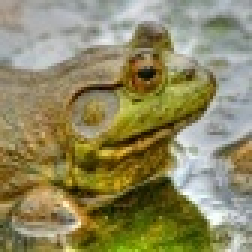
%> input picture n01641577_247.JPEG, 84 x 84 px (shown 3 times larger)
$ octave Compressed_sensing_example_IHT.m   (GNU Octave 9; MATLAB toolbox functions it lacks are replaced by stand-ins)
%> lines starting %> are read from the running program, lines starting %| are printed output that depends on the picture
### IHT.m
function [x] = IHT(A, y, s, u,iterations)   % IHT算法
%IHT
%  The IHT function was written by Xu Cao, a student from
%  Fudan University.

    x0 = zeros(84,1);
    for k =0:iterations
        x = x0 + u*A'*(y - A*x0);
        [num, index] = sort(x,1,'descend'); % 利用sort函数寻找最大的s个
        x(index(s+1:end))=0;   % Hs处理：把最大的s个留下，其余置零
        x0 = x;
    end
end

### Compressed_sensing_example_IHT.m
%% Clear workspace.
clear all;
close all;

%% Load data.
data=imread('n01641577_247.JPEG');   % 数据集为我自己的黑白照片256*256*3，为方便只取256*256*1
%> data is the input picture: size 84x84x3 uint8; mean R, G, B 142.5, 136.1, 96.6

%% form the measurement matrix.
% imagesc(data);    % 绘制原图

img=im2double(data(:,:,1));   % 取第3维度的第1组256*256，并转换到（0,1)
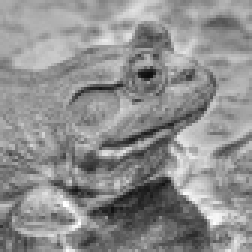
%> img: size 84x84 double (shown 3 times larger); min 0.0471, max 1, mean 0.559
[height,width]=size(img);     % 标记长宽度
%> height = 84; width = 84
Phi=randn(floor(height/2),width);   % 选择A矩阵的height
Phi = Phi./repmat(sqrt(sum(Phi.^2,1)),[floor(height/2),1]);  % 对每列标准化
dct=zeros(84,84);  % building the DCT basis (corresponding to each column)
for i=0:1:83   % 由于DFT的虚数部分不好处理，在这里使用DCT来做离散余弦变换
     %x=(0:width-1)'*(0:width-1);   % 原傅里叶变换的部分，现已放弃使用
     %W=(exp(2*pi*1i*x/width)/width);  % 原傅里叶变换的部分，现放弃使用
    dct_1d=cos([0:1:83]'*i*pi/84);
    if i>0
        dct_1d=dct_1d-mean(dct_1d);
    end
    dct(:,i+1)=dct_1d/norm(dct_1d);
end

%% Use IHT.
learning_rate = 0.1;  % learning rate 设置为0.1
iterations = 100;  % 为节省时间，迭代次数设置为100
s = 42;  % 设置初始化变量s，即IHT中Hs留下最大的s个
Y = Phi*img;
A = Phi*dct;
X = zeros(84,84);  % building the sparse matrix X
for i = 1: width  % 对图像每列都稀疏变换，进行IHT操作
    y = Y(:,i);
    X(:,i) = IHT(A, y, s, learning_rate,iterations);
end
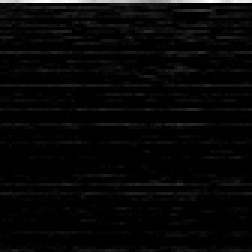
%> X: size 84x84 double (shown 3 times larger); min -0.007, max 5.54, mean 0.146; drawn with min black and max white

IHT_result = dct*X;
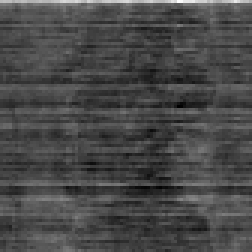
%> IHT_result: size 84x84 double (shown 3 times larger); min -0.188, max 2.22, mean 0.504; drawn with min black and max white
figure(1)
subplot(2,2,1),imshow(img),title('original image')
subplot(2,2,2),imagesc(Phi),title('measurement mat')
subplot(2,2,3),imagesc(dct),title('dct mat')
subplot(2,2,4),imshow(IHT_result),title('IHT recover image')
%> after `imshow(IHT_result)`:
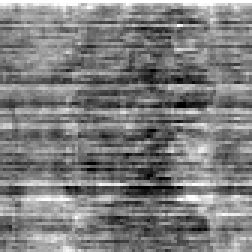
%> displayed picture: size 84x84, on the screen's scale of 0 to 255 (shown 3 times larger); min 0, max 255, mean 126.5
%> after `title('IHT recover image')`:
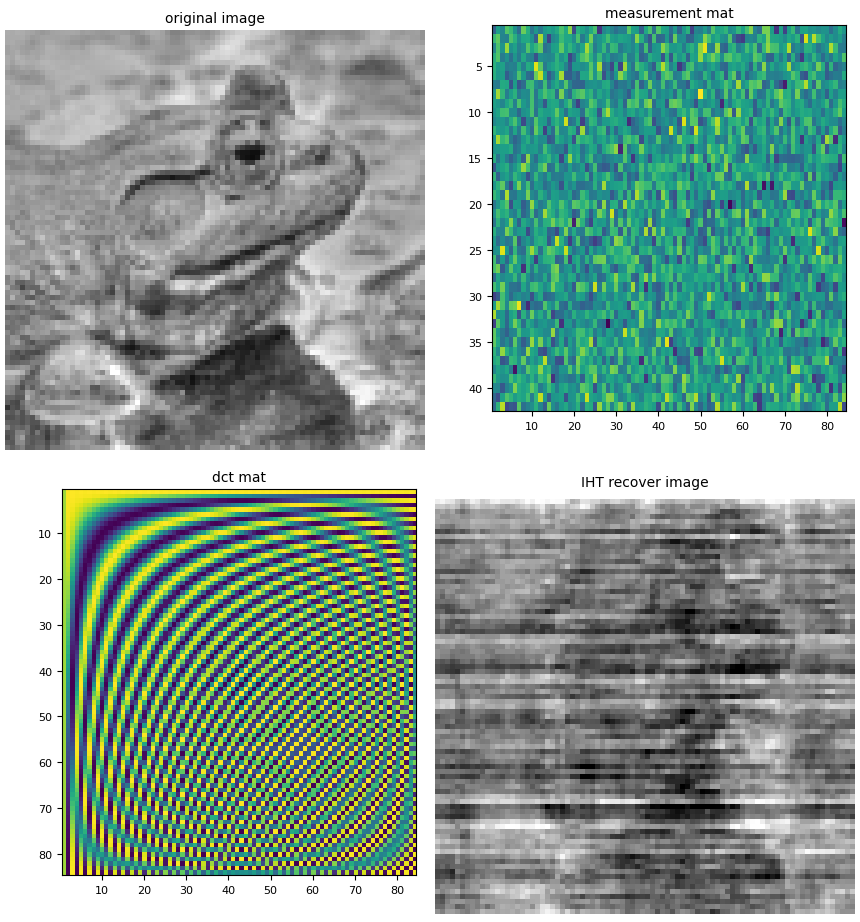
%> figure redrawn from the program's plot data, 4 panels

$ run again, with n02013706_65.JPEG copied over n01641577_247.JPEG
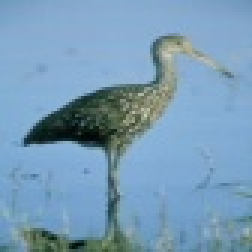
%> input picture n02013706_65.JPEG, 84 x 84 px (shown 3 times larger)
%> data is the input picture: size 84x84x3 uint8; mean R, G, B 120.2, 156, 183.4
%> after the loop `for i = 1: width`:
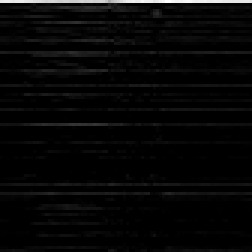
%> X: size 84x84 double (shown 3 times larger); min -0.00344, max 4.39, mean 0.122; drawn with min black and max white
%> `title('IHT recover image')`:
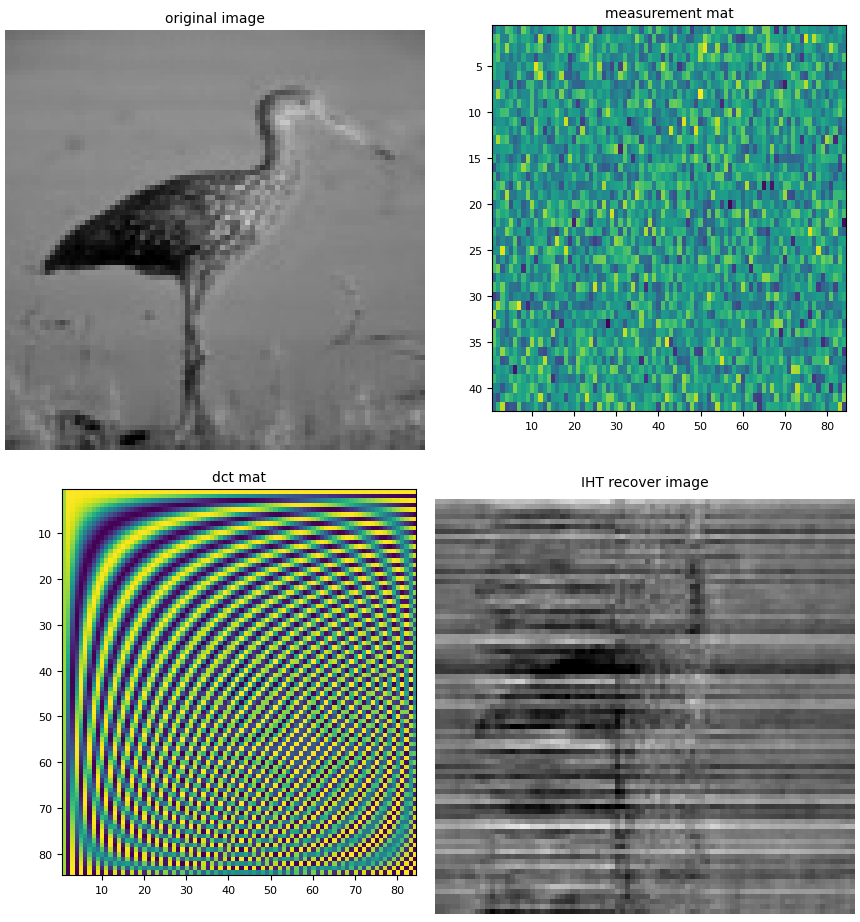
%> figure redrawn from the program's plot data, 4 panels
